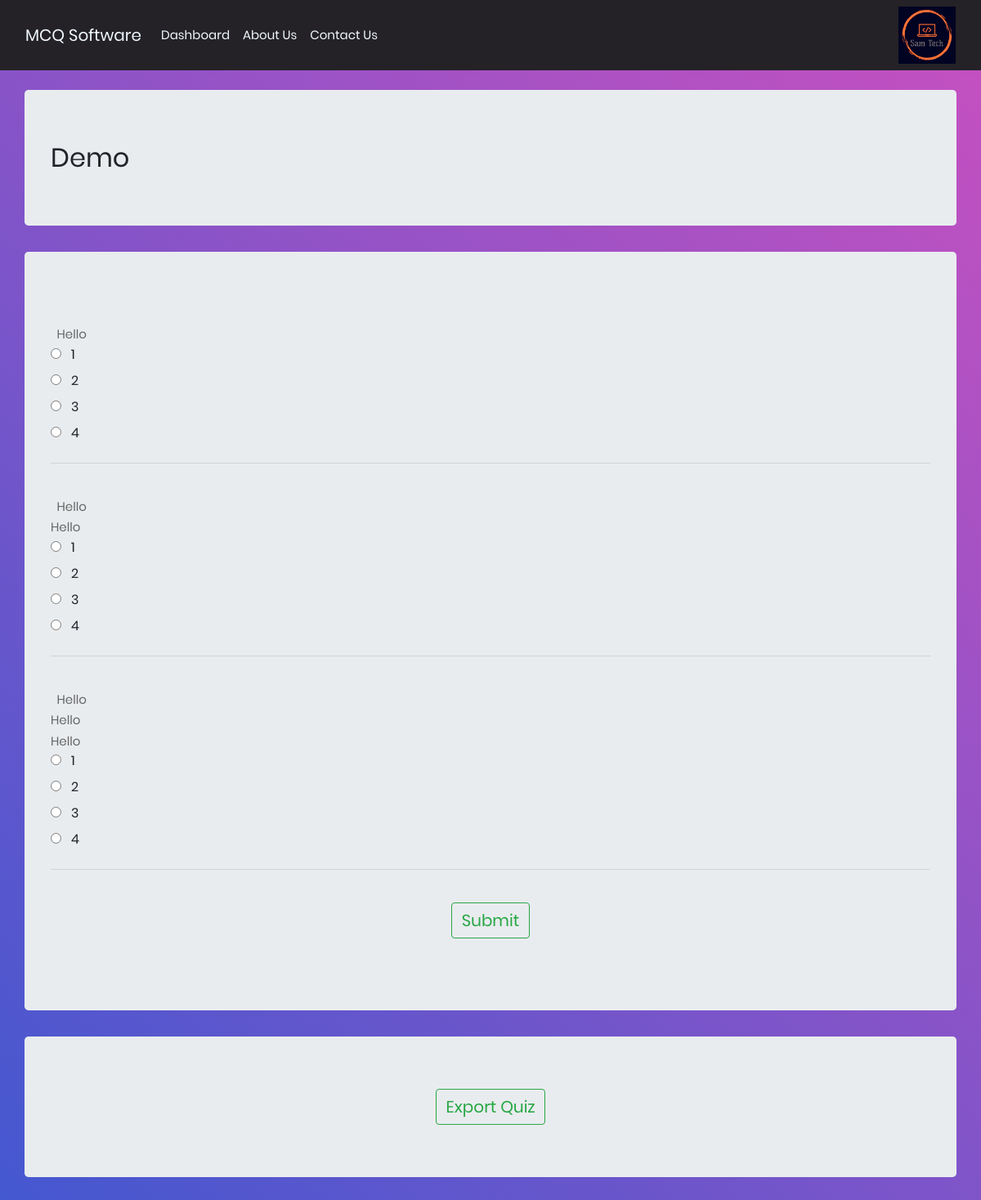
The page /showquiz.php (signed in) on the database its author committed.
### tables this page shows
CREATE TABLE `demoshow` (
  `quizname` varchar(255) NOT NULL
);

CREATE TABLE `questions` (
  `Id` int(7) NOT NULL,
  `quizname` varchar(255) NOT NULL,
  `question` varchar(500) NOT NULL,
  `opt1` varchar(255) NOT NULL,
  `opt2` varchar(255) NOT NULL,
  `opt3` varchar(255) NOT NULL,
  `opt4` varchar(255) NOT NULL,
  `ans` varchar(255) NOT NULL
);

### showquiz.php (the view, shortened to what this page needs)
<!DOCTYPE html>
<html lang="en">
<head>
    <link rel="stylesheet" href="assets/bootstrap/css/bootstrap.min.css">
    <link rel="stylesheet" href="assets/css/styles.css">
</head>
<body class="bodycolor">
    <nav class="navbar navbar-light navbar-expand-md" style="color: var(--indigo);background: #242226;">
        <div class="container-fluid"><a class="navbar-brand" href="" style="color:aliceblue">MCQ Software</a>
            <div class="collapse navbar-collapse" id="navcol-1">
                <ul class="navbar-nav">
                    <li class="nav-item"><a class="nav-link active" href="dashboard.php" style="color:aliceblue">Dashboard</a></li>
                    <li class="nav-item"><a class="nav-link" href="#" style="color:aliceblue">About Us</a></li>
                    <li class="nav-item"><a class="nav-link" href="#" style="color:aliceblue">Contact Us</a></li>
                </ul>
                <div class="collapse navbar-collapse justify-content-end" id="navbarSupportedContent">
                <ul class="navbar-nav ">
                    <img src="assets/img/my_logo.jpeg" alt="" width="70" height="70">
                </ul>
                </div>
            </div>
        </div>
    </nav>
    <?php
        require ('config.php');
    ?>
    <br>
    <div class="jumbotron container">
        <?php
            $conn=mysqli_connect($server_name,$username,$password,$database_name);
            $sql_query = "SELECT quizname from demoshow";
            $records = mysqli_query($conn,$sql_query);
            while($data = mysqli_fetch_array($records)){
                $qz=$data['quizname'];
            }
            echo "<h2>$qz</h2>";
        ?>
    </div>
    <div class="container jumbotron">
        <form action="" method="post">
            <div id="textboxDiv">
                <?php
                    $conn=mysqli_connect($server_name,$username,$password,$database_name);
                    $num=0;
                    $sql_query = "SELECT * from questions where quizname='$qz'";
                    $records = mysqli_query($conn,$sql_query);
                    while($data = mysqli_fetch_array($records)){
                        $q=$data['question'];
                        $q2=str_replace("\n","<br>",$q);
                        $q1=str_replace("    ","&emsp;",$q2);
                        $opt1=$data['opt1'];
                        $opt2=$data['opt2'];
                        $opt3=$data['opt3'];
                        $opt4=$data['opt4'];
                        $w="text".$num;
                        $w1="radio".$num;
                        $w11="radio".$num."1";
                        $w12="radio".$num."2";
                        $w13="radio".$num."3";
                        $w14="radio".$num."4";
                        echo "<div><br><textarea style='display: none;' id='$w' name='$w' rows='3'>$q</textarea></div>";
                        echo "<div><p>&ensp;$q1 </p></div>";
                        echo "<table><tr><td><div><input type='radio' id='$w11' name='$w1' value='$opt1'/><label for='$w11'>&ensp;&nbsp;$opt1</label></div></td></tr></table>";
                        echo "<table><tr><td><div><input type='radio' id='$w12' name='$w1' value='$opt2'/><label for='$w12'>&ensp;&nbsp;$opt2</label></div></td></tr></table>";
                        echo "<table><tr><td><div><input type='radio' id='$w13' name='$w1' value='$opt3'/><label for='$w13'>&ensp;&nbsp;$opt3</label></div></td></tr></table>";
                        echo "<table><tr><td><div><input type='radio' id='$w14' name='$w1' value='$opt4'/><label for='$w14'>&ensp;&nbsp;$opt4</label></div></td></tr></table>";
                        echo "<hr>";
                        $num=$num+1;
                    }
                ?>
            </div>
            <br>
            <center>
                <input type="submit" value="Submit" style="font-size:20px" class="btn btn-outline-success">
            </center>
        </form>
        <br>
    </div>
    <div class="container jumbotron">
        <form action="exportquiz.php" method="post">
            <center>
                <input type="submit" name="exportqz" value="Export Quiz" style="font-size:20px" class="btn btn-outline-success">
            </center>
        </form>
    </div>
    <br><br>
</body>
</html>

### assets/css/styles.css (style rules this page uses)
* { margin: 0px; padding: 0px; box-sizing: border-box; }
body, html { height: 100%; font-family: Poppins-Regular, sans-serif; }
a { font-family: Poppins-Regular; font-size: 15px; line-height: 1.7; color: #666666; margin: 0px; transition: all 0.4s; -webkit-transition: all 0.4s; -o-transition: all 0.4s; -moz-transition: all 0.4s; }
h1,h2,h3,h4,h5,h6 { margin: 0px; }
p { font-family: Poppins-Regular; font-size: 15px; line-height: 1.7; color: #666666; margin: 0px; }
ul, li { margin: 0px; list-style-type: none; }
input { outline: none; border: none; }

### showquiz.php (style rules this page uses)
.bodycolor { background: #9053c7; background: -webkit-linear-gradient(-135deg, #c850c0, #4158d0); background: -o-linear-gradient(-135deg, #c850c0, #4158d0); background: -moz-linear-gradient(-135deg, #c850c0, #4158d0); background: linear-gradient(-135deg, #c850c0, #4158d0); height: 100%; margin: 0; background-repeat: no-repeat; background-attachment: fixed; height: 100%; margin: 0; background-repeat: no-repeat; background-attachment: fixed; }

### rows shown on the page
demoshow: quizname "Demo"
questions: question "Hello", opt1 "1", opt2 "2", opt3 "3", opt4 "4"
questions: question "Hello Hello", opt1 "1", opt2 "2", opt3 "3", opt4 "4"
questions: question "Hello Hello Hello", opt1 "1", opt2 "2", opt3 "3", opt4 "4"
